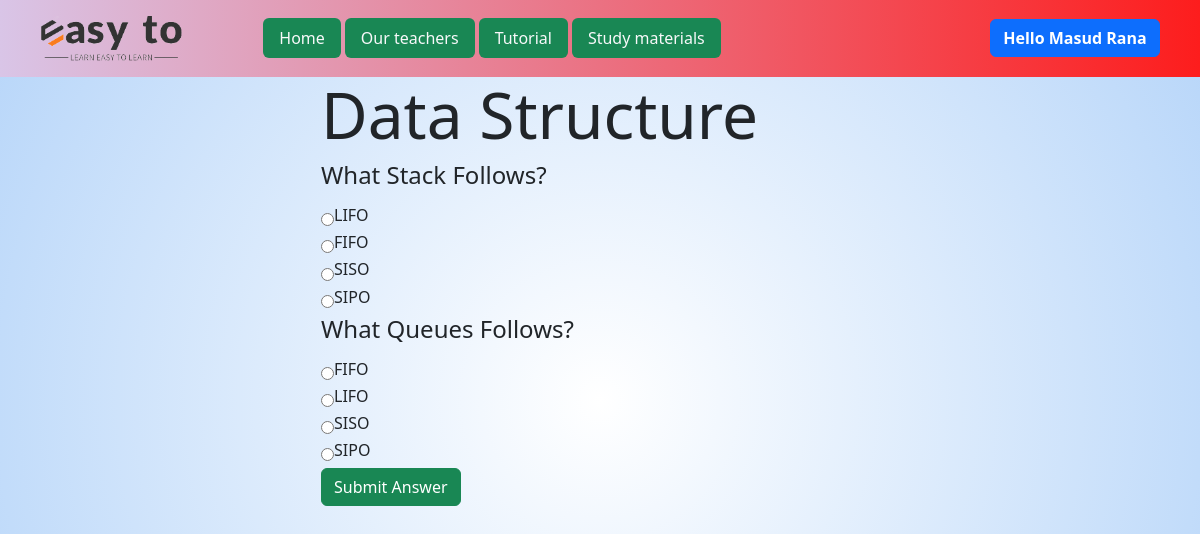
The app's page /quiz-question.php?id=1 (signed in) with its own data.
### tables this page shows
CREATE TABLE `departments` (
  `id` int(11) NOT NULL,
  `dept_name` varchar(255) DEFAULT NULL,
  `total_ques` varchar(255) DEFAULT NULL
);

CREATE TABLE `ques_tbl` (
  `qid` int(250) NOT NULL,
  `question` varchar(250) NOT NULL,
  `ans_id` int(250) NOT NULL,
  `course_name` varchar(255) NOT NULL,
  `author` varchar(20) NOT NULL,
  `department` varchar(30) NOT NULL,
  `date` varchar(20) NOT NULL
);

CREATE TABLE `ans_tbl` (
  `aid` int(11) NOT NULL,
  `optionss` varchar(250) NOT NULL,
  `ans_id` int(250) NOT NULL,
  `course_name` varchar(255) NOT NULL
);

### quiz-question.php (the view)
<?php include 'header.inc.php'; ?>
    <div class="container d-flex align-items-center justify-content-center">
    <div class="col-6">
        <div class="all-ques">
            <form action="checkans.php" method="post">
                <div class="form-group">
                <?php
                    $dept_id=$_GET['id'];
                    $query="SELECT dept_name from departments where id=$dept_id";
                    $result=mysqli_query($con,$query);
                    $data=mysqli_fetch_assoc($result);
                    $course=$data['dept_name'];
                    $quesquery="SELECT * from ques_tbl where course_name='$course'";
                    $result1=mysqli_query($con,$quesquery);
                    echo '<h1 class="display-3 text-capitalize font-weight-bold">'.$course.'</h1>';
                    while($data1=mysqli_fetch_assoc($result1)){
                        echo '<h4 class="text-capitalize font-weight-bold mb-3">'.$data1['question'].'</h4>';
                        $id=$data1['ans_id'];
                        $ansquery="SELECT * from ans_tbl where ans_id=$id";
                        $result2=mysqli_query($con,$ansquery);
                        while($data2=mysqli_fetch_assoc($result2)){
                            echo '
                            <div class="option d-flex align-items-center ">
                                    <input type="radio" class="mr-2" name=check['.$data2['ans_id'].'] value="'.$data2['aid'].'">
                                    <input hidden type="text" name="dept" class="mr-2" value='.$dept_id.'>
                                    <h6>'.$data2['optionss'].'</h6>
                            </div>
                            ';
                        }
                    }
                            echo '
                            </div>
                                <button class="btn btn-success" type="submit">Submit Answer</button>
                            </form>
                            ';
        ?>
        </div>
    </div>
</div>
<?php include 'footer.inc.php'; ?>

### css/style.css (style rules this page uses)
body { background: radial-gradient(circle, rgba(255,255,255,1) 0%, rgba(182,213,249,1) 100%); }

### records on screen
departments: dept_name "Data Structure"
ques_tbl: question "What Stack Follows?"
ans_tbl: optionss "LIFO"
ans_tbl: optionss "FIFO"
ans_tbl: optionss "SISO"
ans_tbl: optionss "SIPO"
ques_tbl: question "What Queues Follows?"
ans_tbl: optionss "FIFO"
ans_tbl: optionss "LIFO"
ans_tbl: optionss "SISO"
ans_tbl: optionss "SIPO"

### other values on screen
$_SESSION['name'] "Masud Rana"
